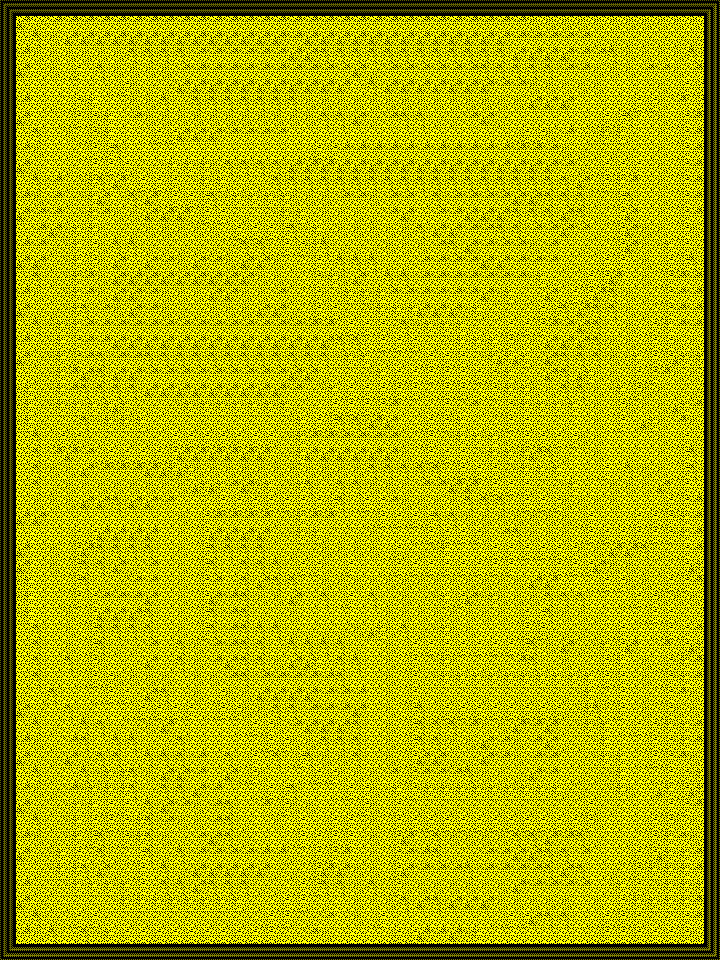

This game map was drawn from its Tiled (.tmx) file and the tilesets committed beside it. A one-line description and the trimmed map source follow:
An orthogonal 45x60 tile map with 16x16 px tiles, 4 tile layers (Tile Layer 1, river, road, buildings and trees) and 4 objects (4x border).

<map version="1.2" tiledversion="1.2.1" orientation="orthogonal" renderorder="left-down" width="45" height="60" tilewidth="16" tileheight="16" infinite="0" nextlayerid="9" nextobjectid="5">
 <tileset firstgid="1" name="tileset" tilewidth="16" tileheight="16" tilecount="160" columns="16">
  <image source="../images/tileset.png" width="256" height="160" />
 </tileset>
 <layer id="2" name="Tile Layer 1" width="45" height="60">
  <data>[2700 cells, 2700 non-empty, 17 distinct tile ids]</data>
 </layer>
 <layer id="4" name="river" width="45" height="60">
  <data>[2700 cells, 0 non-empty, 0 distinct tile ids]</data>
 </layer>
 <layer id="5" name="road" width="45" height="60">
  <data>[2700 cells, 0 non-empty, 0 distinct tile ids]</data>
 </layer>
 <layer id="6" name="buildings and trees" width="45" height="60">
  <data>[2700 cells, 0 non-empty, 0 distinct tile ids]</data>
 </layer>
 <objectgroup id="3" name="objects">
  <object id="1" type="border" x="0" y="0" width="16" height="960" />
  <object id="2" type="border" x="704" y="0" width="16" height="960" />
  <object id="3" type="border" x="16" y="0" width="688" height="16" />
  <object id="4" type="border" x="16" y="944" width="688" height="16" />
 </objectgroup>
 <objectgroup id="7" name="spawn" />
 <objectgroup id="8" name="navigation" />
</map>
